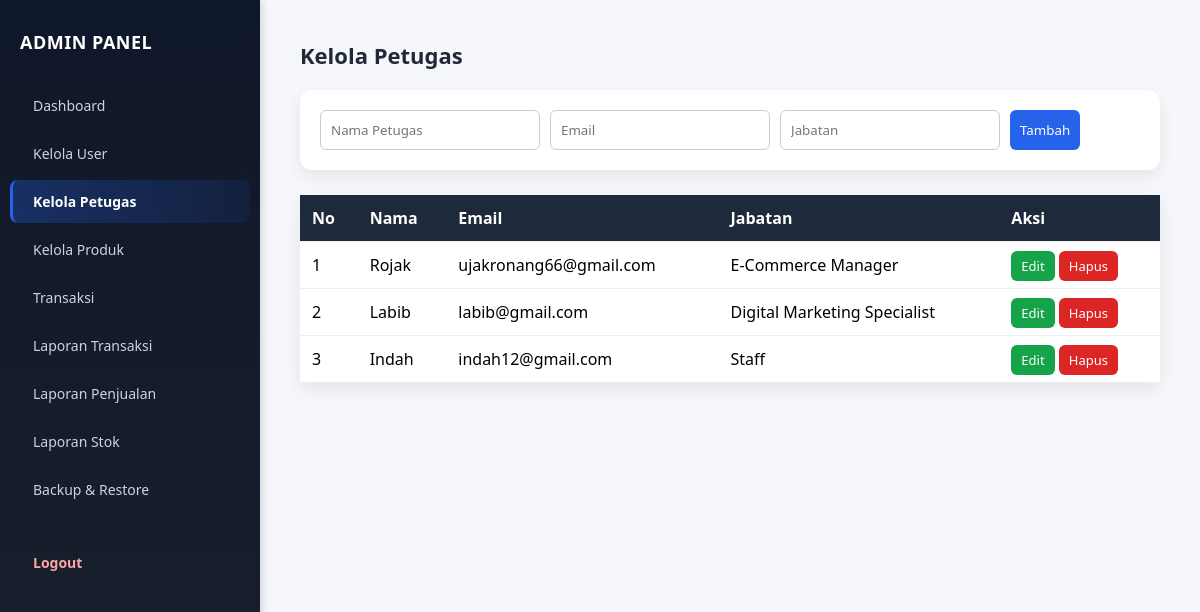
Page /admin/petugas.php (signed in) on the committed database.
### tables this page shows
CREATE TABLE `petugas` (
  `id` int(11) NOT NULL AUTO_INCREMENT,
  `nama` varchar(100) NOT NULL,
  `email` varchar(100) NOT NULL,
  `jabatan` varchar(50) NOT NULL,
  PRIMARY KEY (`id`)
);

### admin/petugas.php (the view, shortened to what this page needs)
<?php
include __DIR__ . "/../config/database.php";
$editData = null;
$dataPetugas = mysqli_query($conn, "SELECT * FROM petugas ORDER BY id DESC");
?>
<!DOCTYPE html>
<html lang="id">
<head>
</head>
<body>
    <div class="wrapper">
        <div class="sidebar">
            <h2>ADMIN PANEL</h2>
            <a href="dashboard.php">Dashboard</a>
            <a href="user.php">Kelola User</a>
            <a href="petugas.php" class="active">Kelola Petugas</a>
            <a href="produk.php">Kelola Produk</a>
            <a href="transaksi.php">Transaksi</a>
            <a href="laporan_transaksi.php"> Laporan Transaksi</a>
            <a href="laporan_penjualan.php">Laporan Penjualan</a>
            <a href="laporan_stok.php">Laporan Stok</a>
            <a href="backup_restore.php">Backup & Restore</a>
            <a href="logout.php" class="logout-btn" onclick="return confirm('Apakah Anda yakin ingin logout?')">
                Logout
            </a>
        </div>
        <div class="content">
            <h1>Kelola Petugas</h1>
            <div class="card">
                <form method="post">
                    <input type="text" name="nama" placeholder="Nama Petugas"
                        value="<?= $editData['nama'] ?? '' ?>" required>
                    <input type="email" name="email" placeholder="Email"
                        value="<?= $editData['email'] ?? '' ?>" required>
                    <input type="text" name="jabatan" placeholder="Jabatan"
                        value="<?= $editData['jabatan'] ?? '' ?>" required>
                    <?php if ($editData) { ?>
                        <button name="update">Update</button>
                        <a href="petugas.php" class="action batal">Batal</a>
                    <?php } else { ?>
                        <button name="tambah">Tambah</button>
                    <?php } ?>
                </form>
            </div>
            <table>
                <tr>
                    <th>No</th>
                    <th>Nama</th>
                    <th>Email</th>
                    <th>Jabatan</th>
                    <th>Aksi</th>
                </tr>
                <?php $no = 1;
                while ($p = mysqli_fetch_assoc($dataPetugas)) { ?>
                    <tr>
                        <td><?= $no++ ?></td>
                        <td><?= htmlspecialchars($p['nama']) ?></td>
                        <td><?= htmlspecialchars($p['email']) ?></td>
                        <td><?= htmlspecialchars($p['jabatan']) ?></td>
                        <td>
                            <a class="action edit" href="?edit=<?= $p['id'] ?>">Edit</a>
                            <a class="action hapus"
                                href="?hapus=<?= $p['id'] ?>"
                                onclick="return confirm('Hapus petugas ini?')">Hapus</a>
                        </td>
                    </tr>
                <?php } ?>
            </table>
        </div>
    </div>
</body>
</html>

### admin/petugas.php (style rules this page uses)
* { box-sizing: border-box; margin: 0; padding: 0; font-family: 'Segoe UI', Tahoma, Geneva, Verdana, sans-serif; }
body { margin: 0; background: #f5f7fb; }
.wrapper { display: flex; min-height: 100vh; }
.sidebar { width: 260px; background: linear-gradient(180deg, #0f172a 0%, #1a202c 100%); color: #e2e8f0; padding: 30px 0; box-shadow: 2px 0 8px rgba(0, 0, 0, 0.15); position: fixed; height: 100vh; overflow-y: auto; }
.sidebar h2 { font-size: 18px; font-weight: 700; margin: 0 20px 30px; color: #fff; letter-spacing: 0.5px; }
.sidebar a { display: block; font-size: 14px; font-weight: 500; color: #cbd5e1; text-decoration: none; padding: 12px 20px; margin: 5px 10px; border-radius: 8px; transition: all 0.3s ease; border-left: 3px solid transparent; }
.sidebar a.active { background: linear-gradient(90deg, rgba(37, 99, 235, 0.3), rgba(37, 99, 235, 0.1)); color: #fff; border-left-color: #2563eb; font-weight: 600; }
.sidebar a.logout-btn { color: #fca5a5; font-weight: 600; margin-top: 30px; }
.content { flex: 1; margin-left: 260px; padding: 40px; }
h1 { font-size: 22px; font-weight: 700; color: #1f2937; margin-bottom: 20px; }
.card { background: #fff; padding: 20px; border-radius: 12px; margin-bottom: 25px; box-shadow: 0 6px 16px rgba(0, 0, 0, .08); }
form { display: flex; gap: 10px; flex-wrap: wrap; }
input, button { padding: 10px; border-radius: 6px; border: 1px solid #ccc; }
button { background: #2563eb; color: #fff; border: none; cursor: pointer; }
table { width: 100%; border-collapse: collapse; background: #fff; box-shadow: 0 6px 16px rgba(0, 0, 0, .08); }
th, td { padding: 12px; border-bottom: 1px solid #eee; }
th { background: #1e293b; color: #fff; text-align: left; }
.action { padding: 6px 10px; border-radius: 6px; color: #fff; font-size: 13px; text-decoration: none; }
.edit { background: #16a34a; }
.hapus { background: #dc2626; }

### rows in the picture
petugas: nama "Rojak", email "ujakronang66@gmail.com", jabatan "E-Commerce Manager"
petugas: nama "Labib", email "labib@gmail.com", jabatan "Digital Marketing Specialist"
petugas: nama "Indah", email "indah12@gmail.com", jabatan "Staff"
